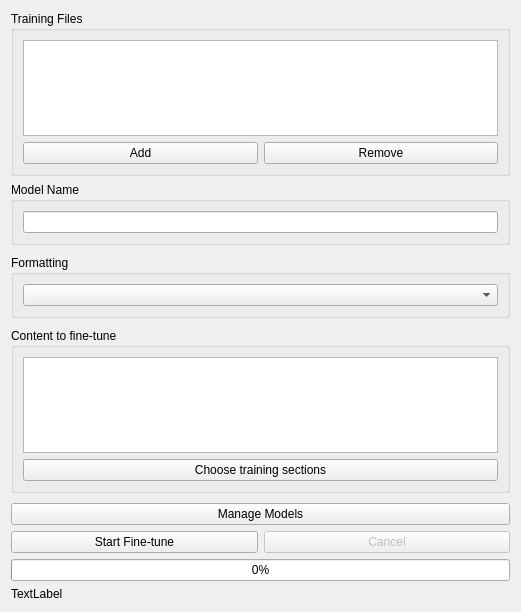
<?xml version="1.0" encoding="UTF-8"?>
<ui version="4.0">
 <class>training_widget</class>
 <widget class="QWidget" name="training_widget">
  <property name="geometry">
   <rect>
    <x>0</x>
    <y>0</y>
    <width>521</width>
    <height>612</height>
   </rect>
  </property>
  <layout class="QVBoxLayout" name="verticalLayout">
   <item>
    <widget class="QGroupBox" name="files_group">
     <property name="title">
      <string>Training Files</string>
     </property>
     <layout class="QVBoxLayout" name="files_layout">
      <item>
       <widget class="QListWidget" name="files_list"/>
      </item>
      <item>
       <layout class="QHBoxLayout" name="files_buttons">
        <item>
         <widget class="QPushButton" name="add_button">
          <property name="text">
           <string>Add</string>
          </property>
         </widget>
        </item>
        <item>
         <widget class="QPushButton" name="remove_button">
          <property name="text">
           <string>Remove</string>
          </property>
         </widget>
        </item>
       </layout>
      </item>
     </layout>
    </widget>
   </item>
   <item>
    <widget class="QWidget" name="settings_group" native="true">
     <layout class="QGridLayout" name="gridLayout_3">
      <property name="leftMargin">
       <number>0</number>
      </property>
      <property name="topMargin">
       <number>0</number>
      </property>
      <property name="rightMargin">
       <number>0</number>
      </property>
      <property name="bottomMargin">
       <number>0</number>
      </property>
      <property name="verticalSpacing">
       <number>10</number>
      </property>
      <item row="0" column="0">
       <widget class="QGroupBox" name="groupBox">
        <property name="title">
         <string>Model Name</string>
        </property>
        <layout class="QGridLayout" name="gridLayout">
         <item row="0" column="0">
          <widget class="QLineEdit" name="model_name_input"/>
         </item>
        </layout>
       </widget>
      </item>
      <item row="1" column="0">
       <widget class="QGroupBox" name="groupBox_2">
        <property name="title">
         <string>Formatting</string>
        </property>
        <layout class="QGridLayout" name="gridLayout_2">
         <item row="0" column="0">
          <widget class="QComboBox" name="format_combo"/>
         </item>
        </layout>
       </widget>
      </item>
      <item row="3" column="0">
       <widget class="QGroupBox" name="groupBox_3">
        <property name="title">
         <string>Content to fine-tune</string>
        </property>
        <layout class="QGridLayout" name="gridLayout_4">
         <item row="0" column="0">
          <widget class="QTextEdit" name="preview_area"/>
         </item>
         <item row="1" column="0">
          <widget class="QPushButton" name="preview_button">
           <property name="text">
            <string>Choose training sections</string>
           </property>
          </widget>
         </item>
        </layout>
       </widget>
      </item>
      <item row="4" column="0">
       <widget class="QPushButton" name="manage_models_button">
        <property name="text">
         <string>Manage Models</string>
        </property>
       </widget>
      </item>
     </layout>
    </widget>
   </item>
   <item>
    <layout class="QHBoxLayout" name="control_layout">
     <item>
      <widget class="QPushButton" name="start_button">
       <property name="text">
        <string>Start Fine-tune</string>
       </property>
      </widget>
     </item>
     <item>
      <widget class="QPushButton" name="cancel_button">
       <property name="enabled">
        <bool>false</bool>
       </property>
       <property name="text">
        <string>Cancel</string>
       </property>
      </widget>
     </item>
    </layout>
   </item>
   <item>
    <widget class="QProgressBar" name="progress_bar">
     <property name="value">
      <number>0</number>
     </property>
     <property name="textVisible">
      <bool>true</bool>
     </property>
     <property name="format">
      <string>%p%</string>
     </property>
    </widget>
   </item>
   <item>
    <widget class="QLabel" name="status_message">
     <property name="text">
      <string>TextLabel</string>
     </property>
    </widget>
   </item>
  </layout>
 </widget>
 <resources/>
 <connections/>
</ui>
